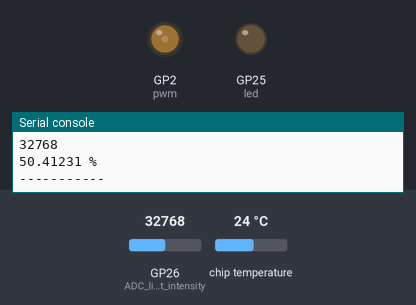
Simulated run of this program. Board: Raspberry Pi Pico running MicroPython. Parts: output pins drawn as LEDs (lit = HIGH), the last lines printed to the serial console. Inputs (shaded band) come from the test bench; at power-on: GP26 (ADC_light_intensity) = 32768, chip temperature 24 °C (analog values on the 0–65535 scale).

Above: at 12.37 s.
17.4 s: GP26 (ADC_light_intensity) set to 31792
At 18.72 s:
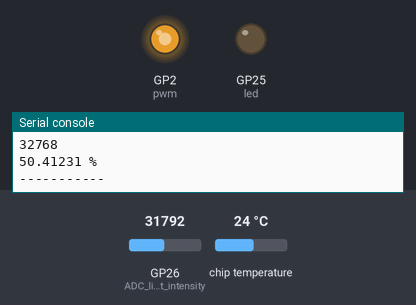
At 23.05 s:
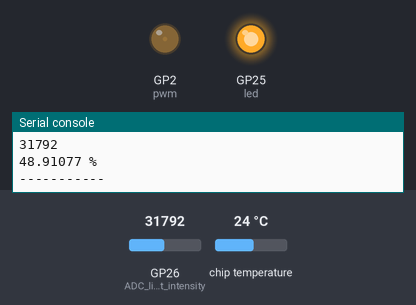
33.5 s: GP26 (ADC_light_intensity) set to 32767
At 45.87 s:
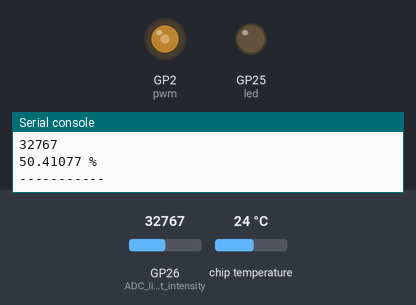
Timing chart, 0 to 55.6 s (numbered marks = the images above; inputs shaded):
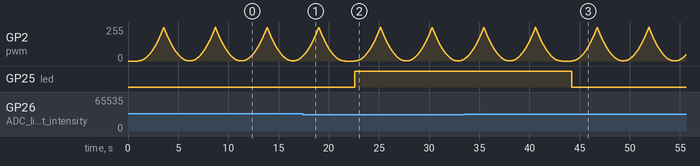

Measured:
- the behaviour switches between 32512 and 32496 on GP26 (ADC_light_intensity) (found by bisection; images 0 and 1)
- after the input at 17.4 s, GP25 (led): LOW → HIGH after 5.2 s
- after the input at 33.5 s, GP25 (led): HIGH → LOW after 10.7 s

The program:

blink.py
```python
from machine import Pin, ADC, Timer, PWM
import utime
import time
import network
import socket

sensor_temp = ADC(4)
ADC_light_intensity = ADC(0)
sysvolt = ADC(29).read_u16()
conversion_factor = 3.3 / (65535)
led = Pin("LED", Pin.OUT)
timer = Timer()
pwm = PWM(Pin(2))
# Set the PWM frequency.
pwm.freq(1000)

def tick(timer):
    global led
    led.toggle()

while True:
    reading = sensor_temp.read_u16() * conversion_factor
    value_light_intensity = ADC_light_intensity.read_u16()
    # The temperature sensor measures the Vbe voltage of a biased bipolar diode, connected tothe fifth ADC channel
    # Typically, Vbe = 0.706V at 27 degrees C, with a slope of -1.721mV (0.001721) per degree.
    percentage_light_intensity = value_light_intensity / 650
    temperature = 27 - (reading - 0.706)/0.001721
    print(value_light_intensity)
    print(str(percentage_light_intensity) + " %")
    print("-----------")
    #print(f"potentiometer = {potentiometer}")
    #print(f"system voltage = {sysvolt}")
    utime.sleep(1)
    if percentage_light_intensity < 50:
        led.value(1)
    else:
        led.value(0)

    # Fade the LED in and out a few times.
    duty = 0
    direction = 1
    for _ in range(8 * 256):
        duty += direction
        if duty > 255:
            duty = 255
            direction = -1
        elif duty < 0:
            duty = 0
            direction = 1

        pwm.duty_u16(duty * duty)
        time.sleep(0.01)
```
